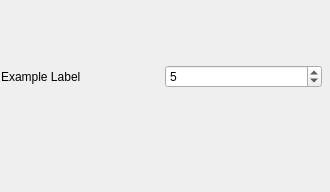
<?xml version="1.0" encoding="UTF-8"?>
<ui version="4.0">
 <class>WdgMinimalOptions</class>
 <widget class="QWidget" name="WdgMinimalOptions">
  <property name="geometry">
   <rect>
    <x>0</x>
    <y>0</y>
    <width>330</width>
    <height>192</height>
   </rect>
  </property>
  <property name="sizePolicy">
   <sizepolicy hsizetype="Preferred" vsizetype="Preferred">
    <horstretch>210</horstretch>
    <verstretch>60</verstretch>
   </sizepolicy>
  </property>
  <property name="minimumSize">
   <size>
    <width>330</width>
    <height>60</height>
   </size>
  </property>
  <widget class="QWidget" name="layoutWidget">
   <property name="geometry">
    <rect>
     <x>1</x>
     <y>11</y>
     <width>321</width>
     <height>131</height>
    </rect>
   </property>
   <layout class="QVBoxLayout" name="verticalLayout">
    <item>
     <layout class="QHBoxLayout" name="horizontalLayout">
      <item>
       <widget class="QLabel" name="radiusLabel">
        <property name="text">
         <string>Example Label</string>
        </property>
       </widget>
      </item>
      <item>
       <widget class="QSpinBox" name="exampleWidget">
        <property name="maximum">
         <number>400</number>
        </property>
        <property name="value">
         <number>5</number>
        </property>
       </widget>
      </item>
     </layout>
    </item>
   </layout>
  </widget>
 </widget>
 <resources/>
 <connections/>
</ui>
